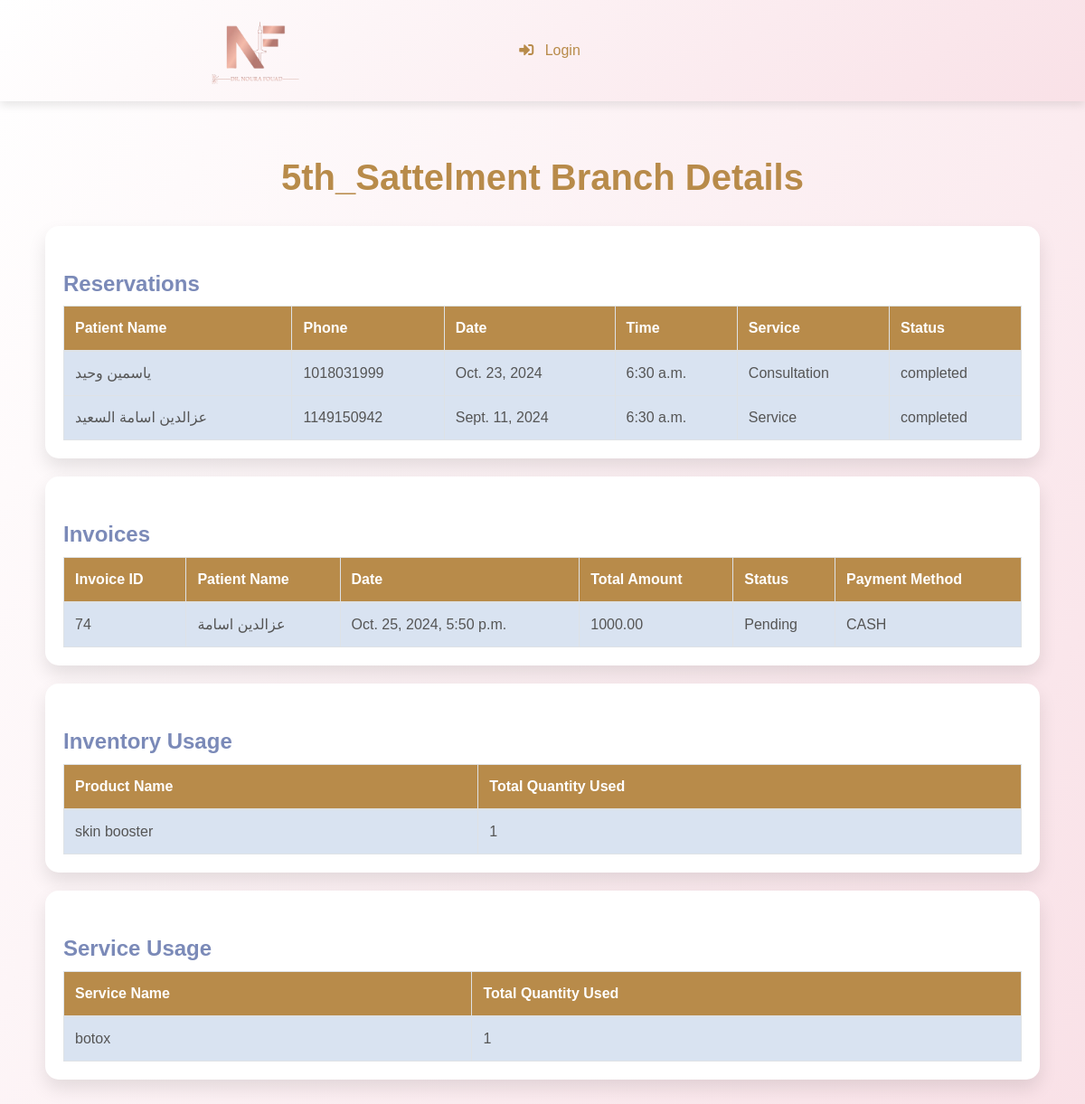
Page /fifeth_sattelmant_branch on the committed database.
### webapp/models.py (models this page shows, shortened)
class Reserve(models.Model):
    STATUS_CHOICES = [
        ('completed', 'Completed'),
        ('pending', 'Pending'),
        ('cancelled', 'Cancelled'),
    ]
    BRANCH_CHOICES = [
        ('EL_Mohandsen', 'EL_Mohandsen'),
        ('5th_sattelment', '5th_sattelment'),
        ('Naser_city', 'Naser_city'),
    ]
    SERVICE_CHOICES = [
        ('Service', 'Service'),
        ('Consultation', 'Consultation'),
        ('Retouch', 'Retouch'),
    ]
    name = models.ForeignKey(patient, on_delete=models.CASCADE)
    phone = models.IntegerField()
    date = models.DateField()
    time = models.TimeField()
    service=models.CharField(max_length=50,choices=SERVICE_CHOICES,default='Service type' )
    create_at = models.DateTimeField(auto_now_add=True)
    status = models.CharField(max_length=10, choices=STATUS_CHOICES, default='pending')
    Branch=models.CharField(max_length=50,choices=BRANCH_CHOICES,default='Branch' )
    class Meta :
            ordering = ['-create_at']

class patient(models.Model):
    name = models.CharField(max_length=250)
    phone = models.IntegerField()
    address = models.CharField(max_length=255, default='Default Address')
    create_at = models.DateTimeField (auto_now_add = True)
    date_of_birth = models.DateField(null=True, blank=True)
    last_visit = models.DateField(null=True, blank=True)
    def __str__(self):
        return self.name
    class Meta :
            ordering = ['-create_at']

class Payment(models.Model):
    STATUS_CHOICES = [
        ('Paid', 'Paid'),
        ('Pending', 'Pending'),
        ('Cancelled', 'Cancelled'),
    ]
    METHOD_CHOICES = [
        ('INSTAPAY', 'INSTAPAY'),
        ('CASH', 'CASH'),
        ('CREDIT CARD', 'CREDIT CARD'),
        ( 'E_WALLET', 'E_WALLET'),
    ]
    BRANCH_CHOICES = [
        ('EL_Mohandsen', 'EL_Mohandsen'),
        ('5th_sattelment', '5th_sattelment'),
        ('Naser_city', 'Naser_city'),
    ]
    patient = models.CharField(max_length=20)
    Branch=models.CharField(max_length=50,choices=BRANCH_CHOICES,default='Branch' )
    created_at = models.DateTimeField(auto_now_add=True)
    status = models.CharField(max_length=20, choices=STATUS_CHOICES, default='Pending')
    method = models.CharField(max_length=100, choices=METHOD_CHOICES, default='CASH')
    def get_total_service(self):
        return sum([ps.price_at_time_of_payment * ps.quantity for ps in self.paymentservice_set.all()])
    def get_total_products(self):
        return sum([pi.price_at_time_of_payment * pi.quantity for pi in self.paymentinventory_set.all()])
    def get_total_amount(self):
        return self.get_total_service() + self.get_total_products()

class PaymentService(models.Model):
    payment = models.ForeignKey(Payment, on_delete=models.CASCADE)
    service = models.ForeignKey(Service, on_delete=models.CASCADE)
    quantity = models.PositiveIntegerField(default=1)
    price_at_time_of_payment = models.DecimalField(max_digits=10, decimal_places=2, default=0)  # السعر وقت الدفع

class PaymentInventory(models.Model):
    payment = models.ForeignKey(Payment, on_delete=models.CASCADE)
    inventory = models.ForeignKey(Inventory, on_delete=models.CASCADE)
    quantity = models.PositiveIntegerField(default=1)
    price_at_time_of_payment = models.DecimalField(max_digits=10, decimal_places=2, default=0)   # السعر وقت الفاتورة

class Inventory(models.Model):
    item_name = models.CharField(max_length=300)
    item_quantity = models.IntegerField()  # الكمية الموجودة في المخزن
    item_price = models.DecimalField(max_digits=10, decimal_places=2)  # سعر البيع
    item_cost = models.DecimalField(max_digits=10, decimal_places=2)  # تكلفة المنتج
    company_source = models.ForeignKey(Companies, on_delete=models.CASCADE, related_name='inventory_items')
    created_at = models.DateTimeField(auto_now_add=True)

### webapp/views.py (the view)
# urls.py: path('fifeth_sattelmant_branch', views.fifeth_sattelmant_branch, name='fifeth_sattelmant_branch'),
def fifeth_sattelmant_branch(request):
    reservations = Reserve.objects.filter(Branch='5th_sattelment')
    invoices = Payment.objects.filter(Branch='5th_sattelment')
    inventory_usage = PaymentInventory.objects.filter(payment__Branch='5th_sattelment').values(
        'inventory__item_name'
    ).annotate(total_quantity_used=Sum('quantity'))
    service_usage = PaymentService.objects.filter(payment__Branch='5th_sattelment').values(
        'service__name'
    ).annotate(total_quantity_used=Sum('quantity'))
    context = {
        'reservations': reservations,
        'invoices': invoices,
        'inventory_usage': inventory_usage,
        'service_usage': service_usage,
    }
    return render(request, 'web/fifeth_sattelmant_branch.html',context)

### templates/web/fifeth_sattelmant_branch.html (shortened to what this page needs)
{% extends 'base.html' %}
{% block content %}
<!DOCTYPE html>
<html lang="en">
<head>
    <link rel="stylesheet" href="https://stackpath.bootstrapcdn.com/bootstrap/4.5.2/css/bootstrap.min.css">
    <link rel="stylesheet" href="https://cdnjs.cloudflare.com/ajax/libs/font-awesome/5.15.4/css/all.min.css">
</head>
<body>
    <div class="container">
        <h1 class="text-center">5th_Sattelment Branch Details</h1>
        <div class="card">
            <div class="card-body">
                <h4 class="section-title">Reservations</h4>
                <div class="table-responsive">
                    <table class="table table-bordered">
                        <thead>
                            <tr>
                                <th>Patient Name</th>
                                <th>Phone</th>
                                <th>Date</th>
                                <th>Time</th>
                                <th>Service</th>
                                <th>Status</th>
                            </tr>
                        </thead>
                        <tbody>
                            {% for reservation in reservations %}
                            <tr>
                                <td>{{ reservation.name }}</td>
                                <td>{{ reservation.phone }}</td>
                                <td>{{ reservation.date }}</td>
                                <td>{{ reservation.time }}</td>
                                <td>{{ reservation.service }}</td>
                                <td>{{ reservation.status }}</td>
                            </tr>
                            {% endfor %}
                        </tbody>
                    </table>
                </div>
            </div>
        </div>
        <div class="card">
            <div class="card-body">
                <h4 class="section-title">Invoices</h4>
                <div class="table-responsive">
                    <table class="table table-bordered">
                        <thead>
                            <tr>
                                <th>Invoice ID</th>
                                <th>Patient Name</th>
                                <th>Date</th>
                                <th>Total Amount</th>
                                <th>Status</th>
                                <th>Payment Method</th>
                            </tr>
                        </thead>
                        <tbody>
                            {% for invoice in invoices %}
                            <tr>
                                <td>{{ invoice.id }}</td>
                                <td>{{ invoice.patient }}</td>
                                <td>{{ invoice.created_at }}</td>
                                <td>{{ invoice.get_total_amount }}</td>
                                <td>{{ invoice.status }}</td>
                                <td>{{ invoice.method }}</td>
                            </tr>
                            {% endfor %}
                        </tbody>
                    </table>
                </div>
            </div>
        </div>
        <div class="card">
            <div class="card-body">
                <h4 class="section-title">Inventory Usage</h4>
                <div class="table-responsive">
                    <table class="table table-bordered">
                        <thead>
                            <tr>
                                <th>Product Name</th>
                                <th>Total Quantity Used</th>
                            </tr>
                        </thead>
                        <tbody>
                            {% for item in inventory_usage %}
                            <tr>
                                <td>{{ item.inventory__item_name }}</td>
                                <td>{{ item.total_quantity_used }}</td>
                            </tr>
                            {% endfor %}
                        </tbody>
                    </table>
                </div>
            </div>
        </div>
        <div class="card">
            <div class="card-body">
                <h4 class="section-title">Service Usage</h4>
                <div class="table-responsive">
                    <table class="table table-bordered">
                        <thead>
                            <tr>
                                <th>Service Name</th>
                                <th>Total Quantity Used</th>
                            </tr>
                        </thead>
                        <tbody>
                            {% for service in service_usage %}
                            <tr>
                                <td>{{ service.service__name }}</td>
                                <td>{{ service.total_quantity_used }}</td>
                            </tr>
                            {% endfor %}
                        </tbody>
                    </table>
                </div>
            </div>
        </div>
    </div>
</body>
</html>
{% endblock %}

### templates/web/fifeth_sattelmant_branch.html (style rules this page uses)
body { background: linear-gradient(120deg, #ffffff, #f9e1e7); font-family: 'Poppins', sans-serif; }
.container { padding: 20px; }
h1 { color: #b88b4a; font-weight: bold; margin-bottom: 30px; }
.section-title { color: #333; margin-top: 30px; margin-bottom: 10px; font-weight: bold; }
.card { border: none; box-shadow: 0 10px 20px rgba(0, 0, 0, 0.1); border-radius: 15px; margin-bottom: 20px; }
.table { margin-bottom: 0; color: #333; }
.table th { background-color: #b88b4a; color: #fff; }
.table td { color: #555; }
.table-responsive { overflow-x: auto; }

### rows in the picture
Reserve: name "ياسمين وحيد", phone "1018031999", date "Oct. 23, 2024", time "6:30 a.m.", service "Consultation", status "completed"
Reserve: name "عزالدين اسامة السعيد", phone "1149150942", date "Sept. 11, 2024", time "6:30 a.m.", service "Service", status "completed"
Payment: id "74", patient "عزالدين اسامة", created_at "Oct. 25, 2024, 5:50 p.m.", get_total_amount "1000.00", status "Pending", method "CASH"
Inventory: inventory__item_name "skin booster", total_quantity_used "1"

### other values in the picture
{{ service.service__name }} "botox"
{{ service.total_quantity_used }} "1"
